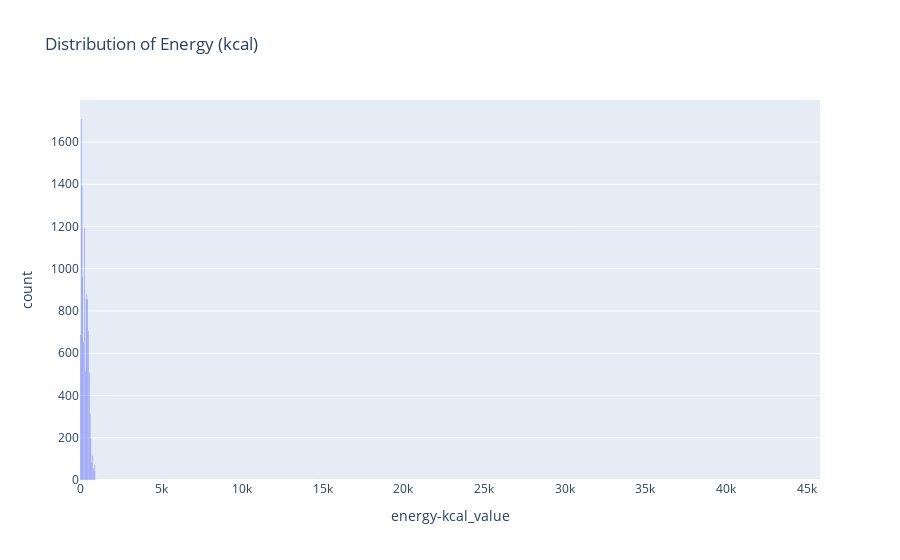

Notebook source saved alongside this figure:
### Code cell
import plotly.express as px

fig = px.histogram(df, x='energy-kcal_value', title='Distribution of Energy (kcal)')
fig.update_layout(bargap=0.5)
fig.show()

### Figure 1 — Plotly figure (JSON) as saved in the notebook; plotly's stock layout.template omitted (floating-point values rounded to 4 significant figures; data arrays with more than 128 entries replaced by an {"elided": "..."} marker saying what was removed)
{"data": [{"bingroup": "x", "hovertemplate": "energy-kcal_value=%{x}<br>count=%{y}<extra></extra>", "legendgroup": "", "marker": {"color": "#636efa", "pattern": {"shape": ""}}, "name": "", "orientation": "v", "showlegend": false, "type": "histogram", "x": {"elided": "11798 float values"}, "xaxis": "x", "yaxis": "y"}], "layout": {"bargap": 0.5, "barmode": "relative", "legend": {"tracegroupgap": 0}, "title": {"text": "Distribution of Energy (kcal)"}, "xaxis": {"anchor": "y", "domain": [0, 1], "title": {"text": "energy-kcal_value"}}, "yaxis": {"anchor": "x", "domain": [0, 1], "title": {"text": "count"}}}}
